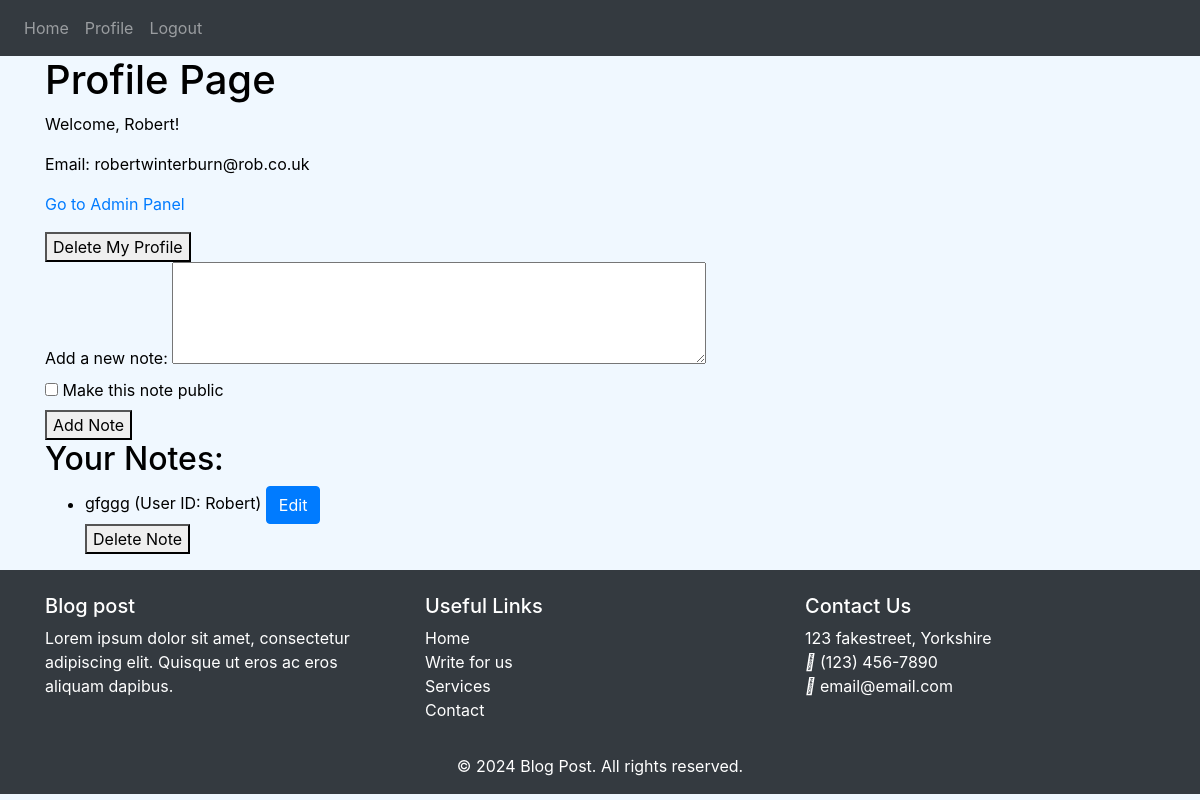
The app's page /profile (signed in), older data.
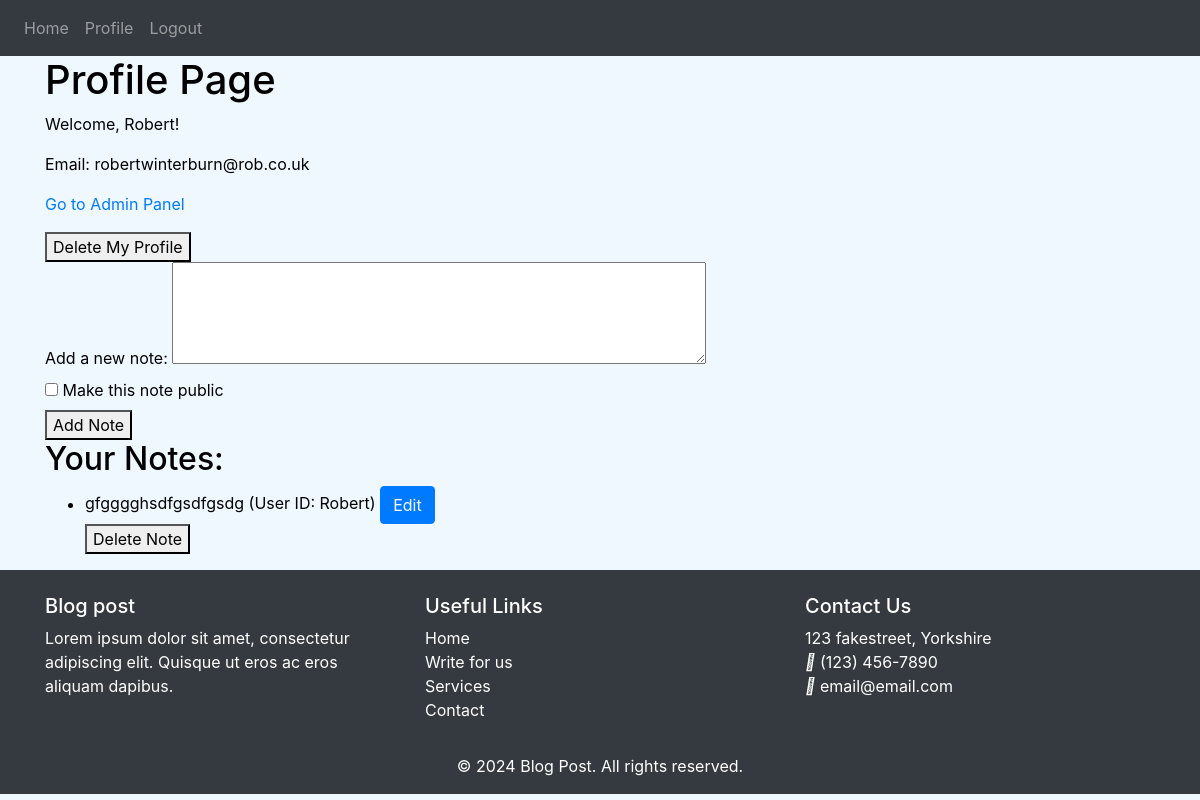
The same page, newer data.
### models.py (models this page shows)
class User(db.Model, UserMixin):
    __tablename__ = 'users'
    id = db.Column(db.Integer, primary_key=True)
    email = db.Column(db.String(150), unique=True, nullable=False)
    password = db.Column(db.String(150), nullable=False)
    first_name = db.Column(db.String(150), nullable=False)
    is_admin = db.Column(db.Boolean, default=False)
    notes = db.relationship('Note', backref='user', cascade="all, delete-orphan")
    comments = db.relationship('Comment', backref='user', cascade="all, delete-orphan")
    blog_posts = db.relationship('BlogPost', backref='user', cascade="all, delete-orphan")

class Note(db.Model):
    __tablename__ = 'notes'
    id = db.Column(db.Integer, primary_key=True)
    data = db.Column(db.String(1000), nullable=False)
    user_id = db.Column(db.Integer, db.ForeignKey('users.id'))
    is_public = db.Column(db.Boolean, default=False)

### auth.py (the view, shortened to what this page needs)
@auth.route('/profile', methods=['GET', 'POST'])
@login_required
def profile():
    return render_template('profile.html', user=current_user)

### app/templates/profile.html (shortened to what this page needs)
{% extends "base.html" %}
{% block content %}
<h1>Profile Page</h1>
<p>Welcome, {{ user.first_name }}!</p>
<p>Email: {{ user.email }}</p>
{% if user.is_admin %}
    <p><a href="{{ url_for('admin.index') }}">Go to Admin Panel</a></p>
{% endif %}
<form action="{{ url_for('views.delete_profile') }}" method="post" onsubmit="return confirm('Are you sure you want to delete your profile? This action cannot be undone.');">
    <button type="submit">Delete My Profile</button>
</form>
<form method="POST" action="{{ url_for('auth.profile') }}">
    <label for="note">Add a new note:</label>
    <textarea id="note" name="note" rows="4" cols="50"></textarea><br>
    <label for="is_public">
        <input type="checkbox" id="is_public" name="is_public"> Make this note public
    </label><br>
    <button type="submit">Add Note</button>
</form>
<h2>Your Notes:</h2>
<ul>
    {% if user.notes %}
        {% for note in user.notes %}
            <li>{{ note.data }} (User ID: {{ user.first_name }})
                <a href="{{ url_for('views.edit_note', note_id=note.id) }}" class="btn btn-primary">Edit</a>
                <form action="{{ url_for('views.delete_note', note_id=note.id) }}" method="post">
                    <button type="submit">Delete Note</button>
                </form>
            </li>
        {% endfor %}
    {% else %}
        <li>No notes found.</li>
    {% endif %}
</ul>
{% endblock %}

### app/templates/base.html (shortened to what this page needs)
<!DOCTYPE html>
<html lang="en">
<head>
    <link
      rel="stylesheet"
      href="https://stackpath.bootstrapcdn.com/bootstrap/4.4.1/css/bootstrap.min.css"
    />
    <link
      rel="stylesheet"
      href="https://stackpath.bootstrapcdn.com/font-awesome/4.7.0/css/font-awesome.min.css"
    />
    <link rel="stylesheet" type="text/css" href="{{ url_for('static', filename='styles.css')}}">
</head>
<body>
    <nav id="nav" class="navbar navbar-expand-lg navbar-dark bg-dark">
        <div class="collapse navbar-collapse" id="navbar">
            <div class="navbar-nav">
                {% if current_user.is_authenticated %}
                    <a class="nav-item nav-link" id="home" href="/home">Home </a>
                    <a class="nav-item nav-link" id="profile" href="/profile">Profile </a>
                    <a class="nav-item nav-link" id="logout" href="/logout">Logout </a>
                {% else %}
                    <a class="nav-item nav-link" id="home" href="/home">Home </a>
                    <a class="nav-item nav-link" id="login" href="/login">Login </a>
                    <a class="nav-item nav-link" id="signUp" href="/sign-up">Sign Up </a>
                {% endif %}
            </div>
        </div>
    </nav>
<div class="container">
    {% block content %}
    {% endblock %}
</div>
<footer class="bg-dark text-white pt-4">
  <div class="container">
      <div class="row">
          <div class="col-md-4">
              <h5>Blog post</h5>
              <p>Lorem ipsum dolor sit amet, consectetur adipiscing elit. Quisque ut eros ac eros aliquam dapibus.</p>
          </div>
          <div class="col-md-4">
              <h5>Useful Links</h5>
              <ul class="list-unstyled">
                  <li><a href="#" class="text-white">Home</a></li>
                  <li><a href="#" class="text-white">Write for us</a></li>
                  <li><a href="#" class="text-white">Services</a></li>
                  <li><a href="#" class="text-white">Contact</a></li>
              </ul>
          </div>
          <div class="col-md-4">
              <h5>Contact Us</h5>
              <ul class="list-unstyled">
                  <li> 123 fakestreet, Yorkshire</li>
                  <li><i class="fas fa-phone"></i> (123) 456-7890</li>
                  <li><i class="fas fa-envelope"></i> email@email.com</li>
              </ul>
          </div>
      </div>
      <div class="row">
          <div class="col-12 text-center mt-3">
              <p>&copy; 2024 Blog Post. All rights reserved.</p>
          </div>
      </div>
  </div>
</footer>
</body>
</html>

### static/styles.css (style rules this page uses)
body { color: #000000; background-color: aliceblue; }
footer { position: sticky }

Row changes from the older to the newer data that the page shows:
changed Note: data "gfggg" → "gfgggghsdfgsdfgsdg"
